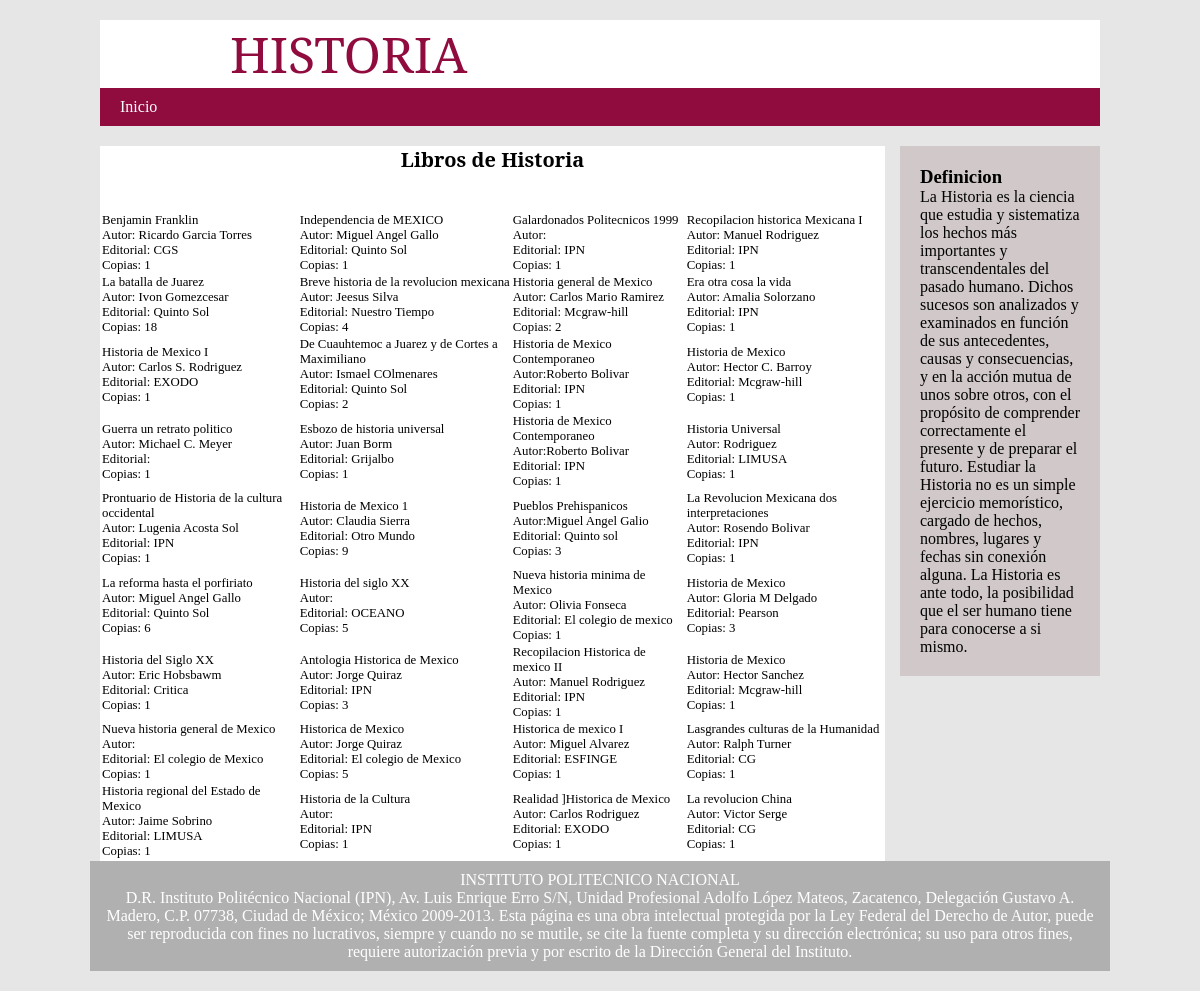
The app's page /PHP/historia.php with its own data.
### tables this page shows
CREATE TABLE IF NOT EXISTS `historia` (
  `id` int(11) NOT NULL,
  `fila1` varchar(500) NOT NULL,
  `fila2` varchar(500) NOT NULL,
  `fila3` varchar(500) NOT NULL,
  `fila4` varchar(500) NOT NULL,
  PRIMARY KEY (`id`)
);

### PHP/historia.php (the view, shortened to what this page needs)
<!DOCTYPE html>
<html>
<head>
		<link rel="stylesheet" type="text/css" href="../css/estilo.css">
</head>
<body>
	<header>
<div class="title">&nbsp;&nbsp;&nbsp;&nbsp;&nbsp;&nbsp;&nbsp;&nbsp;&nbsp; HISTORIA</div>
	<nav>
		<ul>
		<li><A HREF="../Index/index.php" >Inicio</a></li>
	</nav>
	</header>
	<section class="main">
		<section class="articles">
			<h2>Libros de Historia</h2><br><br>
			<p>
				<?php
          $idCone = conexion();
echo "<Table HEIGHT=100% WIDTH=100% ALIGN='CENTER'><TR>";
          $SQL="SELECT h.fila1,h.fila2,h.fila3,h.fila4
from historia as h;";
          $Registro = mysqli_query($idCone,$SQL);
          while($Fila = mysqli_fetch_array($Registro))
           {
                  echo "<tr>"."<Td>" .$Fila['fila1']. "</a>"."</td>";
                  echo "<Td>" .$Fila['fila2']. "</a>"."</td>";
                  echo "<Td>" .$Fila['fila3']. "</a>"."</td>";
                  echo "<Td>" .$Fila['fila4']. "</a>"."</td>";
            }
           echo "</Table>";
           ?>
		</section>
		<aside>
                                                      <h3>Definicion<br></h3>
				 <p>La Historia es la ciencia que estudia y sistematiza los hechos más importantes y transcendentales del pasado humano. Dichos sucesos son analizados y examinados en función de sus antecedentes, causas y consecuencias, y en la acción mutua de unos sobre otros, con el propósito de comprender correctamente el presente y de preparar el futuro. Estudiar la Historia no es un simple ejercicio memorístico, cargado de hechos, nombres, lugares y fechas sin conexión alguna. La Historia es ante todo, la posibilidad que el ser humano tiene para conocerse a si mismo.</p>
		</aside>
	</section>
                   <br><br>
	<footer>
		<p> INSTITUTO POLITECNICO NACIONAL<br>
			D.R. Instituto Politécnico Nacional (IPN), Av. Luis Enrique Erro S/N, Unidad Profesional Adolfo López Mateos, Zacatenco, Delegación Gustavo A. Madero, C.P. 07738, Ciudad de México; México 2009-2013.
Esta página es una obra intelectual protegida por la Ley Federal del Derecho de Autor, puede ser reproducida con fines no lucrativos, siempre y cuando no se mutile, se cite la fuente completa y su dirección electrónica; su uso para otros fines, requiere autorización previa y por escrito de la Dirección General del Instituto.</p>
	</footer>
</body>
</html>

### CSS/estilo.css (style rules this page uses)
* { margin: 0; padding: 0; }
body { background: #e6e6e6; }
header,.main,footer { background: #fff; width: 90%; max-width: 1000px; margin:20px auto; }
header nav { text-aling: center; background: #900C3F; overflow: hidden; clear: both; font-family: "Serif"; }
header nav ul { list-style: none; }
header nav ul li { float: left; }
header nav ul li a { padding: 10px 20px; display: block; color: #fff; text-decoration: none; font-family: Serif; }
.main .articles { width: 78.5%; margin-right: 1.5%; float: left; background: #fff; }
aside { width: 20%; background:#D1C9C9; float: left; padding: 20px; box-sizing: border-box; }
footer { background:#B0B0B0; color: #FFFFFF; clear: both; padding: 10px 10px; text-align: center; font-family: Serif; }
.main .articles table { background-color: #fff; }
.main .articles h2 { font-size: 20px; text-align: center; font-family: "Serif"; }
.main .articles table td { padding: 0px; margin: 0px; font-size:0.8em; font-family: Serif; -webkit-transition: all .15s ease; }
div.title { display: line; padding: 0; margin:0; font-size: 50px; text-align: left; color:#900C3F; font-family: "Serif"; }

### records on screen
historia: fila1 "Benjamin Franklin Autor: Ricardo Garcia Torres Editorial: CGS Copias: 1", fila2 "Independencia de MEXICO Autor: Miguel Angel Gallo Editorial: Quinto Sol Copias: 1", fila3 "Galardonados Politecnicos 1999 Autor: Editorial: IPN Copias: 1", fila4 "Recopilacion historica Mexicana I Autor: Manuel Rodriguez Editorial: IPN Copias: 1"
historia: fila1 "La batalla de Juarez Autor: Ivon Gomezcesar Editorial: Quinto Sol Copias: 18", fila2 "Breve historia de la revolucion mexicana Autor: Jeesus Silva Editorial: Nuestro Tiempo Copias: 4", fila3 "Historia general de Mexico Autor: Carlos Mario Ramirez Editorial: Mcgraw-hill Copias: 2", fila4 "Era otra cosa la vida Autor: Amalia Solorzano Editorial: IPN Copias: 1"
historia: fila1 "Historia de Mexico I Autor: Carlos S. Rodriguez Editorial: EXODO Copias: 1", fila2 "De Cuauhtemoc a Juarez y de Cortes a Maximiliano Autor: Ismael COlmenares Editorial: Quinto Sol Copias: 2", fila3 "Historia de Mexico Contemporaneo Autor:Roberto Bolivar Editorial: IPN Copias: 1", fila4 "Historia de Mexico Autor: Hector C. Barroy Editorial: Mcgraw-hill Copias: 1"
historia: fila1 "Guerra un retrato politico Autor: Michael C. Meyer Editorial: Copias: 1", fila2 "Esbozo de historia universal Autor: Juan Borm Editorial: Grijalbo Copias: 1", fila3 "Historia de Mexico Contemporaneo Autor:Roberto Bolivar Editorial: IPN Copias: 1", fila4 "Historia Universal Autor: Rodriguez Editorial: LIMUSA Copias: 1"
historia: fila1 "Prontuario de Historia de la cultura occidental Autor: Lugenia Acosta Sol Editorial: IPN Copias: 1", fila2 "Historia de Mexico 1 Autor: Claudia Sierra Editorial: Otro Mundo Copias: 9", fila3 "Pueblos Prehispanicos Autor:Miguel Angel Galio Editorial: Quinto sol Copias: 3", fila4 "La Revolucion Mexicana dos interpretaciones Autor: Rosendo Bolivar Editorial: IPN Copias: 1"
historia: fila1 "La reforma hasta el porfiriato Autor: Miguel Angel Gallo Editorial: Quinto Sol Copias: 6", fila2 "Historia del siglo XX Autor: Editorial: OCEANO Copias: 5", fila3 "Nueva historia minima de Mexico Autor: Olivia Fonseca Editorial: El colegio de mexico Copias: 1", fila4 "Historia de Mexico Autor: Gloria M Delgado Editorial: Pearson Copias: 3"
historia: fila1 "Historia del Siglo XX Autor: Eric Hobsbawm Editorial: Critica Copias: 1", fila2 "Antologia Historica de Mexico Autor: Jorge Quiraz Editorial: IPN Copias: 3", fila3 "Recopilacion Historica de mexico II Autor: Manuel Rodriguez Editorial: IPN Copias: 1", fila4 "Historia de Mexico Autor: Hector Sanchez Editorial: Mcgraw-hill Copias: 1"
historia: fila1 "Nueva historia general de Mexico Autor: Editorial: El colegio de Mexico Copias: 1", fila2 "Historica de Mexico Autor: Jorge Quiraz Editorial: El colegio de Mexico Copias: 5", fila3 "Historica de mexico I Autor: Miguel Alvarez Editorial: ESFINGE Copias: 1", fila4 "Lasgrandes culturas de la Humanidad Autor: Ralph Turner Editorial: CG Copias: 1"
historia: fila1 "Historia regional del Estado de Mexico Autor: Jaime Sobrino Editorial: LIMUSA Copias: 1", fila2 "Historia de la Cultura Autor: Editorial: IPN Copias: 1", fila3 "Realidad ]Historica de Mexico Autor: Carlos Rodriguez Editorial: EXODO Copias: 1", fila4 "La revolucion China Autor: Victor Serge Editorial: CG Copias: 1"
